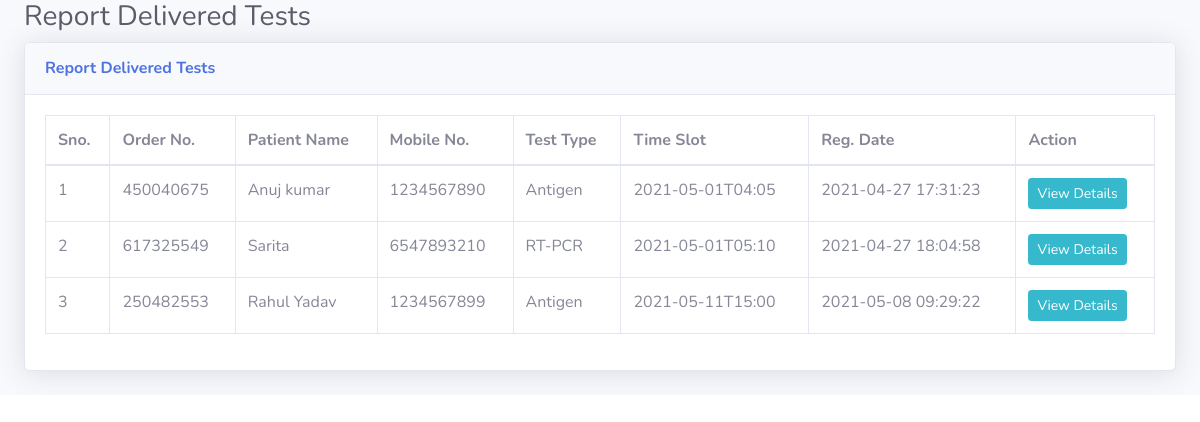
Screenshot of /reportdelivered-test.php (signed in) with the database file from the repository.
### tables this page shows
CREATE TABLE `tbltestrecord` (
  `id` int(11) NOT NULL,
  `OrderNumber` bigint(14) DEFAULT NULL,
  `PatientMobileNumber` bigint(14) DEFAULT NULL,
  `TestType` varchar(100) DEFAULT NULL,
  `TestTimeSlot` varchar(120) DEFAULT NULL,
  `ReportStatus` varchar(100) DEFAULT NULL,
  `FinalReport` varchar(150) DEFAULT NULL,
  `ReportUploadTime` varchar(200) DEFAULT NULL,
  `RegistrationDate` timestamp NULL DEFAULT current_timestamp(),
  `AssignedtoEmpId` varchar(150) DEFAULT NULL,
  `AssigntoName` varchar(180) DEFAULT NULL,
  `AssignedTime` varchar(100) DEFAULT NULL
);

CREATE TABLE `tblpatients` (
  `id` int(11) NOT NULL,
  `FullName` varchar(120) DEFAULT NULL,
  `MobileNumber` bigint(12) DEFAULT NULL,
  `DateOfBirth` date DEFAULT NULL,
  `GovtIssuedId` varchar(150) DEFAULT NULL,
  `GovtIssuedIdNo` varchar(150) DEFAULT NULL,
  `FullAddress` varchar(255) DEFAULT NULL,
  `State` varchar(200) DEFAULT NULL,
  `RegistrationDate` timestamp NOT NULL DEFAULT current_timestamp()
);

### reportdelivered-test.php (the view, shortened to what this page needs)
<?php session_start();
if (strlen($_SESSION['aid']==0)) {
  header('location:logout.php');
  } else{
?>
<!DOCTYPE html>
<html lang="en">
<head>
    <link href="vendor/fontawesome-free/css/all.min.css" rel="stylesheet" type="text/css">
    <link href="css/sb-admin-2.min.css" rel="stylesheet">
    <link href="vendor/datatables/dataTables.bootstrap4.min.css" rel="stylesheet">
</head>
<body id="page-top">
    <div id="wrapper">
        <div id="content-wrapper" class="d-flex flex-column">
            <div id="content">
                <div class="container-fluid">
                    <h1 class="h3 mb-2 text-gray-800">Report Delivered Tests</h1>
                    <div class="card shadow mb-4">
                        <div class="card-header py-3">
                            <h6 class="m-0 font-weight-bold text-primary">Report Delivered Tests</h6>
                        </div>
                        <div class="card-body">
                            <div class="table-responsive">
                                <form name="assignto" method="post">
                    <table class="table table-bordered" id="dataTable" width="100%" cellspacing="0">
                                    <thead>
                                        <tr>
                                            <th>Sno.</th>
                                            <th>Order No.</th>
                                            <th>Patient Name</th>
                                            <th>Mobile No.</th>
                                            <th>Test Type</th>
                                            <th>Time Slot</th>
                                            <th>Reg. Date</th>
                                            <th>Action</th>
                                        </tr>
                                    </thead>
                                    <tbody>
<?php $query=mysqli_query($con,"select tbltestrecord.OrderNumber,tblpatients.FullName,tblpatients.MobileNumber,tbltestrecord.TestType,tbltestrecord.TestTimeSlot,tbltestrecord.RegistrationDate,tbltestrecord.id as testid from tbltestrecord
join tblpatients on tblpatients.MobileNumber=tbltestrecord.PatientMobileNumber
where ReportStatus='Delivered'
    ");
$cnt=1;
while($row=mysqli_fetch_array($query)){
?>
                                        <tr>
                                            <td><?php echo $cnt;?></td>
                                            <td><?php echo $row['OrderNumber'];?></td>
                                            <td><?php echo $row['FullName'];?></td>
                                            <td><?php echo $row['MobileNumber'];?></td>
                                            <td><?php echo $row['TestType'];?></td>
                                            <td><?php echo $row['TestTimeSlot'];?></td>
                                             <td><?php echo $row['RegistrationDate'];?></td>
                                            <td>
                                <a href="test-details.php?tid=<?php echo $row['testid'];?>&&oid=<?php echo $row['OrderNumber'];?>" class="btn btn-info btn-sm">View Details</a>
                            </td>
                                        </tr>
<?php $cnt++;} ?>
                                    </tbody>
                                </table>
                                     </form>
                            </div>
                        </div>
                    </div>
                </div>
            </div>
        </div>
    </div>
</body>
</html>
<?php } ?>

### rows the page displays
tbltestrecord: OrderNumber "450040675", tblpatients.FullName "Anuj kumar", tblpatients.MobileNumber "1234567890", TestType "Antigen", TestTimeSlot "2021-05-01T04:05", RegistrationDate "2021-04-27 17:31:23"
tbltestrecord: OrderNumber "617325549", tblpatients.FullName "Sarita", tblpatients.MobileNumber "6547893210", TestType "RT-PCR", TestTimeSlot "2021-05-01T05:10", RegistrationDate "2021-04-27 18:04:58"
tbltestrecord: OrderNumber "250482553", tblpatients.FullName "Rahul Yadav", tblpatients.MobileNumber "1234567899", TestType "Antigen", TestTimeSlot "2021-05-11T15:00", RegistrationDate "2021-05-08 09:29:22"
